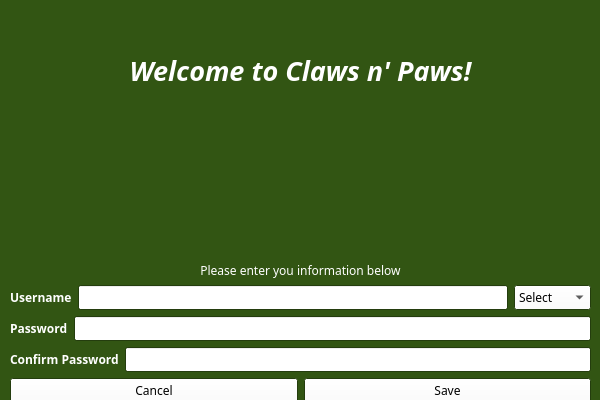
<?xml version="1.0" encoding="UTF-8"?>
<ui version="4.0">
 <class>AddAccount</class>
 <widget class="QWidget" name="AddAccount">
  <property name="geometry">
   <rect>
    <x>0</x>
    <y>0</y>
    <width>600</width>
    <height>400</height>
   </rect>
  </property>
  <property name="minimumSize">
   <size>
    <width>600</width>
    <height>400</height>
   </size>
  </property>
  <property name="maximumSize">
   <size>
    <width>600</width>
    <height>400</height>
   </size>
  </property>
  <property name="palette">
   <palette>
    <active>
     <colorrole role="WindowText">
      <brush brushstyle="SolidPattern">
       <color alpha="255">
        <red>255</red>
        <green>255</green>
        <blue>255</blue>
       </color>
      </brush>
     </colorrole>
     <colorrole role="Button">
      <brush brushstyle="SolidPattern">
       <color alpha="255">
        <red>255</red>
        <green>255</green>
        <blue>255</blue>
       </color>
      </brush>
     </colorrole>
     <colorrole role="Base">
      <brush brushstyle="SolidPattern">
       <color alpha="255">
        <red>255</red>
        <green>255</green>
        <blue>255</blue>
       </color>
      </brush>
     </colorrole>
     <colorrole role="Window">
      <brush brushstyle="SolidPattern">
       <color alpha="255">
        <red>50</red>
        <green>85</green>
        <blue>19</blue>
       </color>
      </brush>
     </colorrole>
    </active>
    <inactive>
     <colorrole role="WindowText">
      <brush brushstyle="SolidPattern">
       <color alpha="255">
        <red>255</red>
        <green>255</green>
        <blue>255</blue>
       </color>
      </brush>
     </colorrole>
     <colorrole role="Button">
      <brush brushstyle="SolidPattern">
       <color alpha="255">
        <red>255</red>
        <green>255</green>
        <blue>255</blue>
       </color>
      </brush>
     </colorrole>
     <colorrole role="Base">
      <brush brushstyle="SolidPattern">
       <color alpha="255">
        <red>255</red>
        <green>255</green>
        <blue>255</blue>
       </color>
      </brush>
     </colorrole>
     <colorrole role="Window">
      <brush brushstyle="SolidPattern">
       <color alpha="255">
        <red>50</red>
        <green>85</green>
        <blue>19</blue>
       </color>
      </brush>
     </colorrole>
    </inactive>
    <disabled>
     <colorrole role="WindowText">
      <brush brushstyle="SolidPattern">
       <color alpha="255">
        <red>190</red>
        <green>190</green>
        <blue>190</blue>
       </color>
      </brush>
     </colorrole>
     <colorrole role="Button">
      <brush brushstyle="SolidPattern">
       <color alpha="255">
        <red>255</red>
        <green>255</green>
        <blue>255</blue>
       </color>
      </brush>
     </colorrole>
     <colorrole role="Base">
      <brush brushstyle="SolidPattern">
       <color alpha="255">
        <red>50</red>
        <green>85</green>
        <blue>19</blue>
       </color>
      </brush>
     </colorrole>
     <colorrole role="Window">
      <brush brushstyle="SolidPattern">
       <color alpha="255">
        <red>50</red>
        <green>85</green>
        <blue>19</blue>
       </color>
      </brush>
     </colorrole>
    </disabled>
   </palette>
  </property>
  <property name="font">
   <font>
    <family>Saab</family>
   </font>
  </property>
  <property name="windowTitle">
   <string>Form</string>
  </property>
  <widget class="QWidget" name="layoutWidget">
   <property name="geometry">
    <rect>
     <x>0</x>
     <y>2</y>
     <width>601</width>
     <height>401</height>
    </rect>
   </property>
   <layout class="QVBoxLayout" name="verticalLayout">
    <item>
     <widget class="QLabel" name="label">
      <property name="font">
       <font>
        <family>Purisa</family>
        <pointsize>20</pointsize>
        <weight>75</weight>
        <italic>true</italic>
        <bold>true</bold>
       </font>
      </property>
      <property name="text">
       <string>Welcome to Claws n' Paws!</string>
      </property>
      <property name="alignment">
       <set>Qt::AlignCenter</set>
      </property>
     </widget>
    </item>
    <item>
     <widget class="QLabel" name="errorBox">
      <property name="font">
       <font>
        <family>Samanata</family>
        <weight>50</weight>
        <bold>false</bold>
       </font>
      </property>
      <property name="text">
       <string>Please enter you information below</string>
      </property>
      <property name="alignment">
       <set>Qt::AlignBottom|Qt::AlignHCenter</set>
      </property>
     </widget>
    </item>
    <item>
     <layout class="QHBoxLayout" name="horizontalLayout">
      <property name="leftMargin">
       <number>10</number>
      </property>
      <property name="rightMargin">
       <number>10</number>
      </property>
      <item>
       <widget class="QLabel" name="Username">
        <property name="font">
         <font>
          <weight>75</weight>
          <bold>true</bold>
         </font>
        </property>
        <property name="text">
         <string>Username</string>
        </property>
       </widget>
      </item>
      <item>
       <widget class="QLineEdit" name="newUsernameInput"/>
      </item>
      <item>
       <widget class="QComboBox" name="roleChooser">
        <item>
         <property name="text">
          <string>Select</string>
         </property>
        </item>
        <item>
         <property name="text">
          <string>Adopter</string>
         </property>
        </item>
        <item>
         <property name="text">
          <string>Adoptee</string>
         </property>
        </item>
       </widget>
      </item>
     </layout>
    </item>
    <item>
     <layout class="QHBoxLayout" name="horizontalLayout_2">
      <property name="leftMargin">
       <number>10</number>
      </property>
      <property name="rightMargin">
       <number>10</number>
      </property>
      <item>
       <widget class="QLabel" name="password">
        <property name="font">
         <font>
          <weight>75</weight>
          <bold>true</bold>
         </font>
        </property>
        <property name="text">
         <string>Password</string>
        </property>
       </widget>
      </item>
      <item>
       <widget class="QLineEdit" name="newPasswordInput"/>
      </item>
     </layout>
    </item>
    <item>
     <layout class="QHBoxLayout" name="horizontalLayout_3">
      <property name="leftMargin">
       <number>10</number>
      </property>
      <property name="rightMargin">
       <number>10</number>
      </property>
      <item>
       <widget class="QLabel" name="password_2">
        <property name="font">
         <font>
          <weight>75</weight>
          <bold>true</bold>
         </font>
        </property>
        <property name="text">
         <string>Confirm Password</string>
        </property>
       </widget>
      </item>
      <item>
       <widget class="QLineEdit" name="newConfirmPasswordInput"/>
      </item>
     </layout>
    </item>
    <item>
     <layout class="QHBoxLayout" name="horizontalLayout_4">
      <property name="leftMargin">
       <number>10</number>
      </property>
      <property name="rightMargin">
       <number>10</number>
      </property>
      <item>
       <widget class="QPushButton" name="cancelbutton">
        <property name="text">
         <string>Cancel</string>
        </property>
       </widget>
      </item>
      <item>
       <widget class="QPushButton" name="saveNewAccount">
        <property name="text">
         <string>Save</string>
        </property>
       </widget>
      </item>
     </layout>
    </item>
   </layout>
  </widget>
 </widget>
 <resources/>
 <connections/>
</ui>
